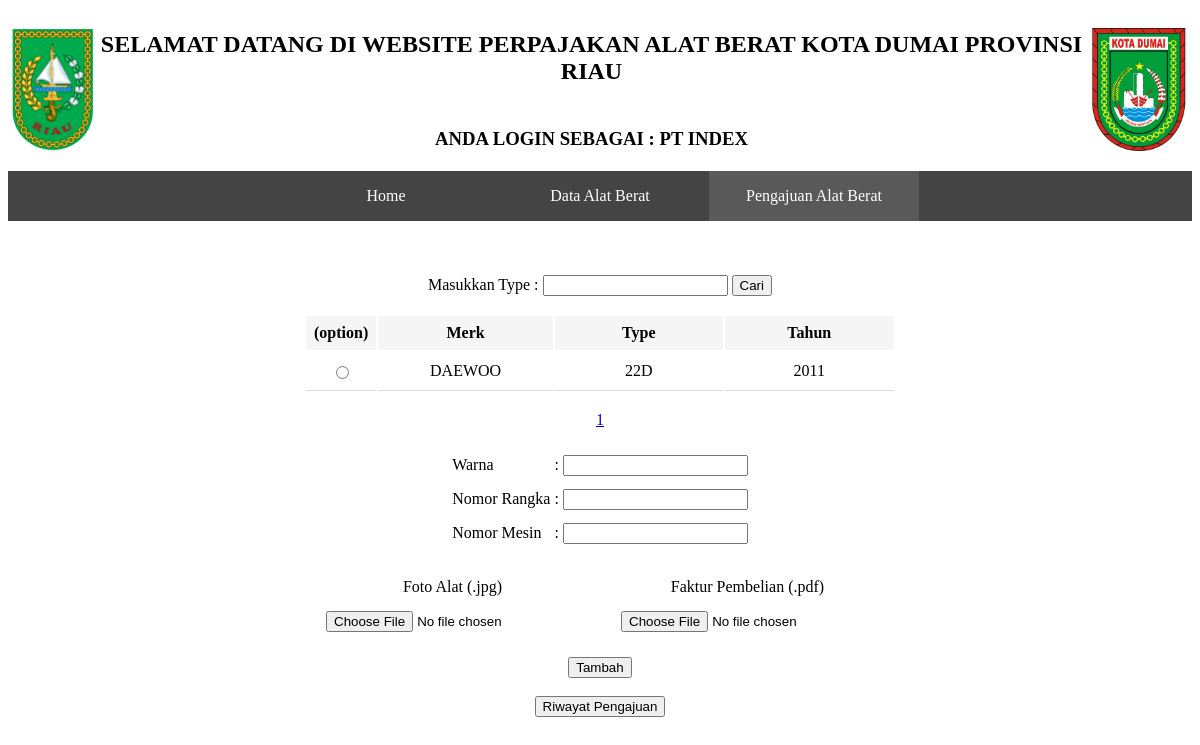
Screenshot of /userpengajuan.php (signed in) with the database file from the repository.
### tables this page shows
CREATE TABLE `merkalat` (
  `kodeMerk` varchar(3) NOT NULL,
  `merk` varchar(50) NOT NULL
);

CREATE TABLE `typealat` (
  `kodeType` varchar(13) NOT NULL,
  `kodeMerk` varchar(3) NOT NULL,
  `type` varchar(12) NOT NULL,
  `indexJenis` int(11) NOT NULL
);

CREATE TABLE `alatberat` (
  `kodeAB` varchar(15) NOT NULL,
  `kodeType` varchar(13) NOT NULL,
  `tahun` varchar(4) NOT NULL,
  `njkb` bigint(13) NOT NULL
);

### userpengajuan.php (the view, shortened to what this page needs)
<!DOCTYPE html PUBLIC "-//W3C//DTD XHTML 1.0 Transitional//EN" "http://www.w3.org/TR/xhtml1/DTD/xhtml1-transitional.dtd">
<html xmlns="http://www.w3.org/1999/xhtml">
<head>
<link rel="stylesheet" href="css/style.css" />
</head>
<body>
<center>
<?php
$nama = $_SESSION['nama'];
		include("configDB.php");
?>
<table border="0" align="center" width="100%">
<tr>
<td rowspan="2" align="right"><img src="images/logoRiau.png" height="123,5" width="83,75" /></td>
<td align="center"><h2>SELAMAT DATANG DI WEBSITE PERPAJAKAN ALAT BERAT KOTA DUMAI PROVINSI RIAU</h2></td>
<td rowspan="2"><img src="images/logoDumai.png" height="123,5" width="100" /></td>
</tr>
<tr>
<td align="center"><h3>ANDA LOGIN SEBAGAI : <?php echo $nama; ?> </h3></td>
</tr>
</table>
<header>
	    <div class="nav">
      <ul>
        <li class="home"><a href="userhome.php">Home</a></li>
        <li class="dataalat"><a href="userdab.php">Data Alat Berat</a></li>
        <li class="pengajuan"><a class="active" href="#">Pengajuan Alat Berat</a></li>
       	</ul>
    </div>
  </header>
  <br /><br /><br />
  <form name="" method="POST">
  <label> Masukkan Type : </label>
<input type="text" name="cari" autocomplete="off">
<input type="submit" value="Cari">
  </form><br />
  <form method="post" autocomplete="off" enctype="multipart/form-data">
  <table border="0" width="50%" align="center" class="cantik">
  <tr>
  	<th width="1%">(option)</th>
    <th width="33%" align="center"><b>Merk</b></th>
    <th width="33%" align="center"><b>Type</b></th>
    <th width="33%" align="center"><b>Tahun</b></th>
  </tr>
  <?php
  	$halaman = 5;
	$page = isset($_GET['halaman'])? (int)$_GET["halaman"]: 1;
	$mulai = ($page>1)?($page * $halaman) - $halaman : 0;
	$result = mysqli_query($conn, "select merkalat.*, typealat.*, alatberat.* from merkalat, typealat, alatberat where merkalat.kodeMerk=typealat.kodeMerk and typealat.kodeType=alatberat.kodeType");
	$total = mysqli_num_rows($result);
	if(isset($_POST['cari'])){
		$cari = $_POST['cari'];
	$que = mysqli_query($conn, "select merkalat.*, typealat.*, alatberat.* from merkalat, typealat, alatberat where (merkalat.kodeMerk = typealat.kodeMerk and typealat.kodeType = alatberat.kodeType) AND (typealat.type like '%".$cari."%') ORDER BY merkalat.merk, typealat.type, alatberat.tahun LIMIT $mulai, $halaman ");
	}
	else{
		$que = mysqli_query($conn, "select merkalat.*, typealat.*, alatberat.* from merkalat, typealat, alatberat where merkalat.kodeMerk = typealat.kodeMerk and typealat.kodeType = alatberat.kodeType ORDER BY merkalat.merk, typealat.type, alatberat.tahun LIMIT $mulai, $halaman ");
		}
	$pages = ceil($total/$halaman);
  while ($row = mysqli_fetch_array($que)){
	?>
    <tr align="center">
	<td><input type="radio" name="kodeAB" value="<?php echo $row['kodeAB'];?>"</td>
    <td><?php echo $row['merk'];?></td>
    <td><?php echo $row['type'];?></td>
    <td><?php echo $row['tahun'];?></td>
    </tr>
	<?php
	  }
  ?>
  </table>
  <br />
  <?php
	for ($i = 1;$i<=$pages;$i++){ ?>
    <a href="?halaman=<?php echo $i; ?>"> <?php echo $i;?> </a>
<?php
}
  ?>
  <br /><br />
  <table class="info">
  <tr><td>Warna</td> <td>:</td> <td><input type="text" name="warna" id="warna" required="required"/></td></tr>
  <tr><td>Nomor Rangka</td> <td>:</td> <td><input type="text" name="noRangka" id="noRangka" required="required"/></td></tr>
  <tr><td>Nomor Mesin</td> <td>:</td> <td><input type="text" name="noMesin" id="noMesin" required="required"/></td></tr>
  </table>
  <br />
  <table class="info" width="50%">
  <tr align="center"><td>Foto Alat (.jpg)</td><td>Faktur Pembelian (.pdf)</td></tr>
  <tr align="center"><td><input type="file" name="foto" accept="image/jpeg" required="required"/></td><td><input type="file" name="faktur" accept="application/pdf" required="required"/></td></tr>
  </table>
  <br />
  <input type="submit" name="oke" id="oke" value="Tambah"/>
  </form>
  <br />
  <input type="button" name="riwayat" id="riwayat" value="Riwayat Pengajuan" onclick="window.location.href='userriwayat.php'"/>
</center>
</body>
</html>

### css/style.css (style rules this page uses)
.nav ul { list-style: none; background-color: #444; text-align: center; padding: 0; margin: 0; }
.nav li { font-size: 9px; line-height: 40px; height: 20px; border-bottom: 1px solid #888; }
.nav a { text-decoration: none; color: #fff; display: block; transition: .3s background-color; }
.nav a.active { background-color: #595959; color: #fff; cursor: default; }
@media screen and (min-width: 500px) { .nav li { width: 210px; border-bottom: none; height: 50px; line-height: 50px; font-size: 1em; } }
@media screen and (min-width: 500px) { .nav li { display: inline-block; margin-right: 0px; } }
.cantik { border-collapse = collapse; }
.cantik tr, .cantik td { border-bottom: 1px solid #ddd; padding: 10px; }
.cantik th { background-color: #f5f5f5; padding: 8px; }
.info tr, .info td { height:30px; }

### rows the page displays
merkalat: merk "DAEWOO", typealat.type "22D", alatberat.tahun "2011"

### other values shown
$nama "PT INDEX"
